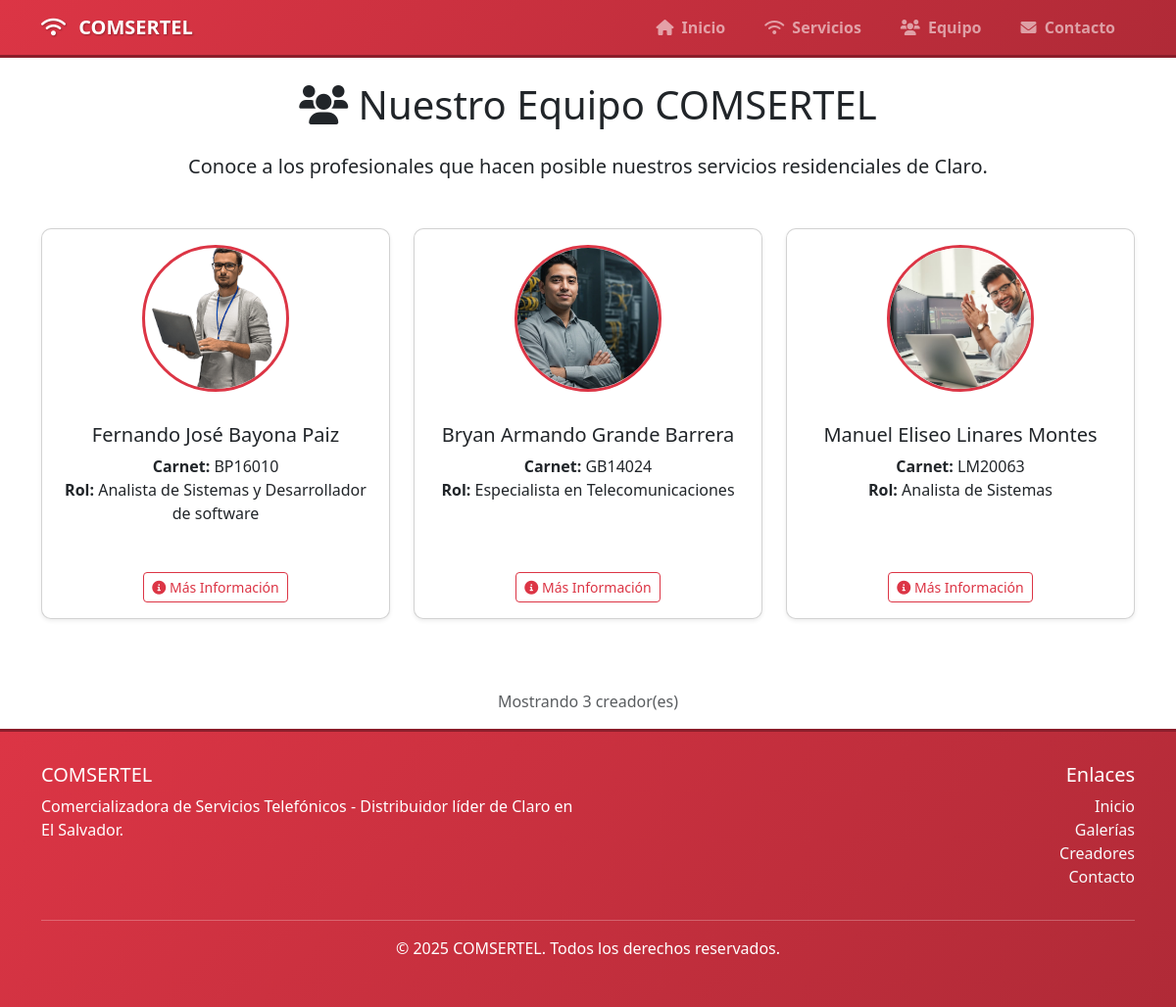
Page /creadores on the committed database.
### app.py (models this page shows)
class Creador(db.Model):
    id = db.Column(db.Integer, primary_key=True)
    nombre = db.Column(db.String(100), nullable=False)
    carnet = db.Column(db.String(20), nullable=False)
    rol = db.Column(db.String(50), nullable=False)
    foto = db.Column(db.String(200), nullable=False)

### app.py (the view)
@app.route('/creadores')
def creadores():
    creadores = Creador.query.all()
    return render_template('creadores.html', creadores=creadores)

### templates/creadores.html (shortened to what this page needs)
{% extends "base.html" %}
{% block content %}
<div class="row">
    <div class="col-12">
        <h1 class="text-center mb-4">
            <i class="fas fa-users"></i> Nuestro Equipo COMSERTEL
        </h1>
        <p class="text-center lead mb-5">
            Conoce a los profesionales que hacen posible nuestros servicios residenciales de Claro.
        </p>
    </div>
</div>
<div class="row">
    {% for creador in creadores %}
    <div class="col-lg-4 col-md-6 mb-4">
        <div class="card creador-card h-100 shadow-sm">
            <div class="card-body d-flex flex-column text-center">
                <img src="{{ url_for('static', filename=creador.foto) }}" class="img-fluid rounded-circle mx-auto d-block" alt="{{ creador.nombre }}">
                <h5 class="card-title mt-3">{{ creador.nombre }}</h5>
                <p class="card-text">
                    <strong>Carnet:</strong> {{ creador.carnet }}<br>
                    <strong>Rol:</strong> {{ creador.rol }}
                </p>
                <div class="mt-auto">
                    <button class="btn btn-outline-primary btn-sm" data-bs-toggle="modal" data-bs-target="#modal{{ creador.id }}">
                        <i class="fas fa-info-circle"></i> Más Información
                    </button>
                </div>
            </div>
        </div>
    </div>
    {% endfor %}
</div>
{% if creadores %}
<div class="row mt-5">
    <div class="col-12 text-center">
        <p class="text-muted">Mostrando {{ creadores|length }} creador(es)</p>
    </div>
</div>
{% endif %}
{% endblock %}

### templates/base.html (style rules this page uses)
.creador-card { text-align: center; margin-bottom: 2rem; }
.creador-card img { width: 150px; height: 150px; object-fit: cover; border-radius: 50%; margin-bottom: 1rem; border: 3px solid #dc3545; transition: border-color 0.3s ease, transform 0.3s ease; }
.creador-card .btn-outline-primary { color: #dc3545; border-color: #dc3545; }
.card { border-radius: 10px; overflow: hidden; }
.card .fas { color: #dc3545; }

### rows in the picture
Creador: foto (picture), nombre "Fernando José Bayona Paiz", carnet "BP16010", rol "Analista de Sistemas y Desarrollador de software"
Creador: foto (picture), nombre "Bryan Armando Grande Barrera", carnet "GB14024", rol "Especialista en Telecomunicaciones"
Creador: foto (picture), nombre "Manuel Eliseo Linares Montes", carnet "LM20063", rol "Analista de Sistemas"

### other values in the picture
{{ creadores|length }} "3"
